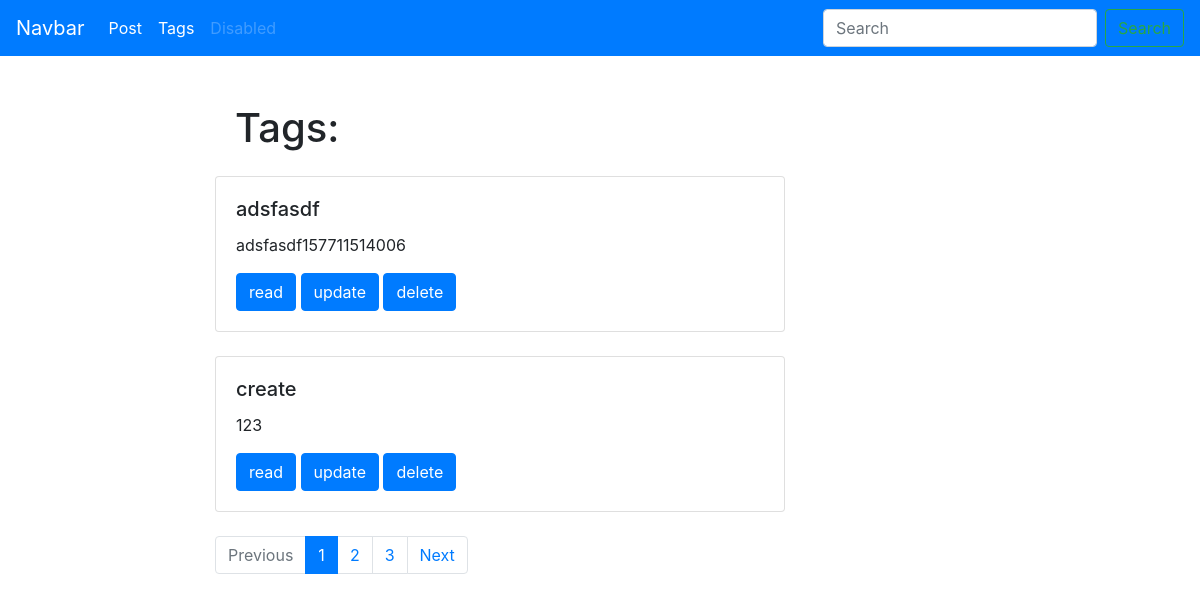
The page /blog/tags/ on the database its author committed.
### mainApp/models.py (models this page shows, shortened)
class Tags(models.Model):
    title = models.CharField(max_length=50)
    slug = models.SlugField()
    def get_absolute_url(self):
        return reverse('mainApp:tags_detail_url', kwargs={'slug': self.slug})
    def get_update_url(self):
        return reverse('mainApp:tags_update_url', kwargs={'slug': self.slug})
    def get_delete_url(self):
        return reverse('mainApp:tags_delete_url', kwargs={'slug': self.slug})
    class Meta:
        verbose_name = 'Таг'
        verbose_name_plural = 'Таги'
        ordering = ['title']

### mainApp/views.py (the view)
# urls.py: path('tags/', tags_list, name='tags_list_url'),
def tags_list(request):
    search_query = request.GET.get('search', '')
    if search_query:
        tags = Tags.objects.filter(title__icontains=search_query)
    else:
        tags = Tags.objects.all()
    paginat = Paginator(tags, 2)
    numb_page = request.GET.get('page', 1)
    page = paginat.get_page(numb_page)
    is_paginator = page.has_other_pages()
    if page.has_previous():
        prev_url = '?page={}'.format(page.previous_page_number())
    else:
        prev_url = ''
    if page.has_next():
        next_url = '?page={}'.format(page.next_page_number())
    else:
        next_url = ''
    pagin_page_obj = {'page_obj': page,
                      'is_paginator': is_paginator,
                      'next_url': next_url,
                      'prev_url': prev_url
                     }
    content=dict()
    content.update(pagin_page_obj)
    return render(request, 'mainTemp/tag_list.html', content)

### mainApp/templates/mainTemp/tag_list.html (shortened to what this page needs)
{% extends 'mainTemp/base_main.html' %}
{% block section1 %}
<h1>Tags:</h1>
{% endblock %}
{% block content %}
  {% for tag in page_obj.object_list %}
    <div class="card mb-4">
      <div class="card-body">
        <h5 class="card-title">{{ tag.title }}</h5>
        <p class="card-text">{{ tag.slug }}</p>
        <a href="{{ tag.get_absolute_url }}" class="btn btn-primary">read</a>
        <a href="{{ tag.get_update_url }}" class="btn btn-primary">update</a>
        <a href="{{ tag.get_delete_url }}" class="btn btn-primary">delete</a>
      </div>
    </div>
  {% endfor %}
{% endblock %}

### rows shown on the page
Tags: title "adsfasdf", slug "adsfasdf157711514006"
Tags: title "create", slug "123"

### other values the page prints
{{ p }} "1"
{{ p }} "2" "3"
